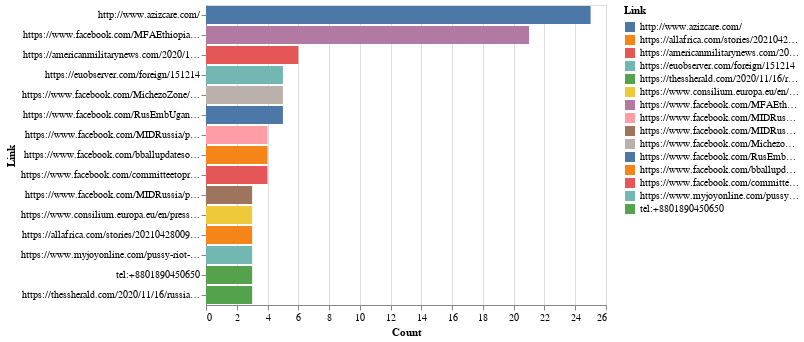

Notebook cell for this chart:
### Markdown cell above
#### Identify the links or URLs that have been shared the most

### Code cell
data_Ls=data.pivot_table(values=['Count'], index='Link', aggfunc=np.sum).reset_index().sort_values('Count', ascending=False).head(15)
alt.Chart(data_Ls).mark_bar().encode(x='Count', y=alt.Y('Link:N', sort='-x'), color='Link', tooltip=['Link']).interactive()

### Figure 1 — Vega-Lite specification as saved in the notebook (floating-point values rounded to 4 significant figures)
{"config": {"view": {"continuousWidth": 400, "continuousHeight": 300}}, "data": {"name": "data-a709b55dbacc190894430d3aecade27c"}, "mark": "bar", "encoding": {"color": {"type": "nominal", "field": "Link"}, "tooltip": [{"type": "nominal", "field": "Link"}], "x": {"type": "quantitative", "field": "Count"}, "y": {"type": "nominal", "field": "Link", "sort": "-x"}}, "selection": {"selector005": {"type": "interval", "bind": "scales", "encodings": ["x", "y"]}}, "$schema": "https://vega.github.io/schema/vega-lite/v4.8.1.json", "datasets": {"data-a709b55dbacc190894430d3aecade27c": [{"Link": "http://www.azizcare.com/", "Count": 25.0}, {"Link": "https://www.facebook.com/MFAEthiopia/photos/a.625130940847486/4651020181591855/?type=3", "Count": 21.0}, {"Link": "https://americanmilitarynews.com/2020/10/china-iran-russia-n-korea-22-others-accuse-us-of-systematic-racial-discrimination-at-un/", "Count": 6.0}, {"Link": "https://euobserver.com/foreign/151214", "Count": 5.0}, {"Link": "https://www.facebook.com/MichezoZone/photos/a.108437064309334/246513850501654/?type=3", "Count": 5.0}, {"Link": "https://www.facebook.com/RusEmbUganda/photos/a.1237953799640757/3372427642860018/?type=3", "Count": 5.0}, {"Link": "https://www.facebook.com/MIDRussia/photos/a.265191980246917/3221830584583027/?type=3", "Count": 4.0}, {"Link": "https://www.facebook.com/bballupdatesofficial/photos/a.1713292468940739/2865910280345613/?type=3", "Count": 4.0}, {"Link": "https://www.facebook.com/committeetoprotectjournalists/photos/a.10151330211717415/10158165667507415/?type=3", "Count": 4.0}, {"Link": "https://www.facebook.com/MIDRussia/photos/a.265191980246917/3685791588186922/?type=3", "Count": 3.0}, {"Link": "https://www.consilium.europa.eu/en/press/press-releases/2021/03/22/eu-imposes-further-sanctions-over-serious-violations-of-human-rights-around-the-world/", "Count": 3.0}, {"Link": "https://allafrica.com/stories/202104280097.html?utm_campaign=allafrica%3Aeditor&utm_medium=social&utm_source=facebook&utm_content=promote%3Aaans%3Aabmrjk", "Count": 3.0}, {"Link": "https://www.myjoyonline.com/pussy-riot-activist-and-blogger-held-in-south-sudan/", "Count": 3.0}, {"Link": "tel:+8801890450650", "Count": 3.0}, {"Link": "https://thessherald.com/2020/11/16/russia-calls-for-an-immediate-end-to-armed-conflict-in-ethiopia/", "Count": 3.0}]}}
